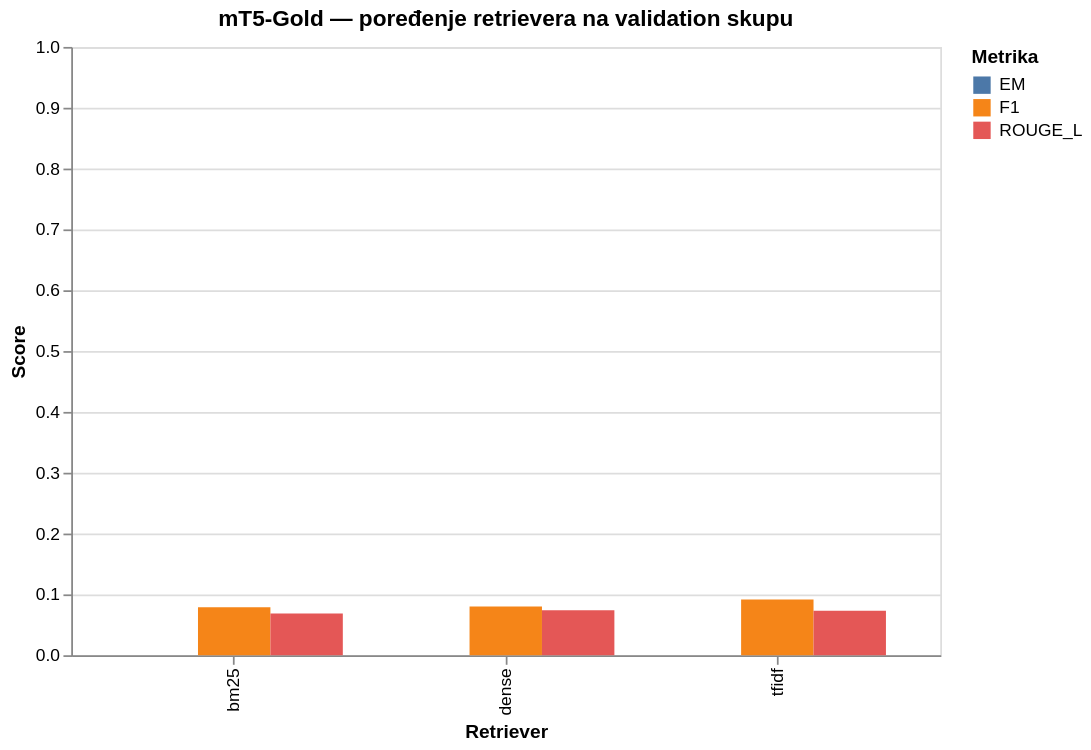

The notebook cell this image was saved under:
### Markdown cell above
## Comparing Retrievers on Validation

### Code cell
metrics_plot_df = metrics_df.melt(
    id_vars="retriever",
    value_vars=["EM", "F1", "ROUGE_L"],
    var_name="metric",
    value_name="score",
)

alt.Chart(metrics_plot_df).mark_bar().encode(
    x=alt.X("retriever:N", title="Retriever"),
    y=alt.Y("score:Q", title="Score", scale=alt.Scale(domain=[0, 1])),
    color=alt.Color("metric:N", title="Metrika"),
    xOffset="metric:N",
    tooltip=["retriever", "metric", alt.Tooltip("score:Q", format=".3f")],
).properties(
    title=f"mT5-Gold — poređenje retrievera na {SPLIT} skupu",
    width=500,
    height=350,
)

### Figure 1 — Vega-Lite specification as saved in the notebook (floating-point values rounded to 4 significant figures)
{"config": {"view": {"continuousWidth": 300, "continuousHeight": 300}}, "data": {"name": "data-537caea2d40982f06910c410edd4b168"}, "mark": {"type": "bar"}, "encoding": {"color": {"field": "metric", "title": "Metrika", "type": "nominal"}, "tooltip": [{"field": "retriever", "type": "nominal"}, {"field": "metric", "type": "nominal"}, {"field": "score", "format": ".3f", "type": "quantitative"}], "x": {"field": "retriever", "title": "Retriever", "type": "nominal"}, "xOffset": {"field": "metric", "type": "nominal"}, "y": {"field": "score", "scale": {"domain": [0, 1]}, "title": "Score", "type": "quantitative"}}, "height": 350, "title": "mT5-Gold — poređenje retrievera na validation skupu", "width": 500, "$schema": "https://vega.github.io/schema/vega-lite/v5.20.1.json", "datasets": {"data-537caea2d40982f06910c410edd4b168": [{"retriever": "tfidf", "metric": "EM", "score": 0.0}, {"retriever": "dense", "metric": "EM", "score": 0.0}, {"retriever": "bm25", "metric": "EM", "score": 0.0}, {"retriever": "tfidf", "metric": "F1", "score": 0.09172}, {"retriever": "dense", "metric": "F1", "score": 0.07996}, {"retriever": "bm25", "metric": "F1", "score": 0.07887}, {"retriever": "tfidf", "metric": "ROUGE_L", "score": 0.07306}, {"retriever": "dense", "metric": "ROUGE_L", "score": 0.074}, {"retriever": "bm25", "metric": "ROUGE_L", "score": 0.06862}]}}
